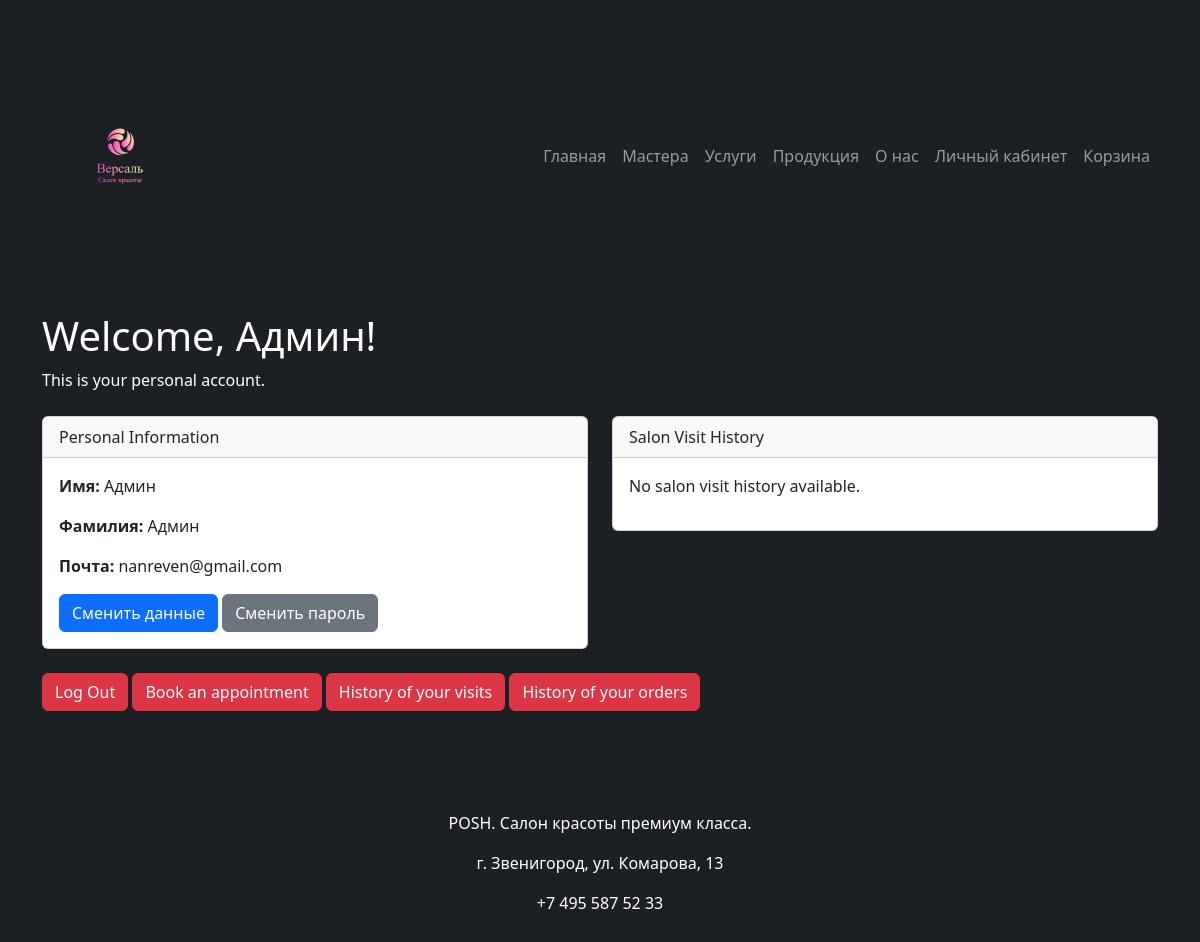
The app's page /account/ (signed in) with its own data.
### masters/models.py (models this page shows, shortened)
class Users(AbstractUser):
    username = None
    email = models.EmailField(verbose_name='Почта', max_length=50, unique=True, db_index=True)
    phone_number = models.CharField(verbose_name='Номер телефона', max_length=20, unique=True)
    is_customer = models.BooleanField(verbose_name='Клиент', default=True, help_text='Уберите отметку, '
                                                                        'если пользователь является сотрудником салона')
    USERNAME_FIELD = 'email'
    REQUIRED_FIELDS = []
    objects = UserManager()
    class Meta:
        verbose_name = 'Пользователь'
        verbose_name_plural = 'Пользователи'

### main/views.py (the view, shortened to what this page needs)
# urls.py: path('account/', views.account, name='account'),
@login_required
def account(request):
    if request.user.is_customer:
        user_bookings = Appointments.objects.filter(user=request.user, date__gte=datetime.datetime.now().date()) \
            .filter(Q(status='1') | Q(status='2')).order_by('-date')
        return render(request, 'main/user_account.html', {'user_bookings': user_bookings})

### main/templates/main/user_account.html (shortened to what this page needs)
{% extends 'main/main_layout.html' %}
{% block content %}
<div class="container">
    <h1 class="text-white">Welcome, {{ user.first_name }}!</h1>
    <p class="text-white">This is your personal account.</p>
    <div class="row mt-4">
        <div class="col-md-6">
            <div class="card">
                <div class="card-header">
                    Personal Information
                </div>
                <div class="card-body">
                    <p><strong>Имя:</strong> {{ user.first_name }}</p>
                    <p><strong>Фамилия:</strong> {{ user.last_name }}</p>
                    <p><strong>Почта:</strong> {{ user.email }}</p>
                    <a href="{% url 'edit_profile' %}" class="btn btn-primary">Сменить данные</a>
                    <a href="{% url 'change_password' %}" class="btn btn-secondary">Сменить пароль</a>
                </div>
            </div>
        </div>
        <div class="col-md-6">
            <div class="card">
                <div class="card-header">
                    Salon Visit History
                </div>
                <div class="card-body">
                    {% if user_bookings %}
                        <ul>
                            {% for booking in user_bookings %}
                                <li>
                                    Date: {{ booking.date }}, Time: {{ booking.time }}, Master: {{ booking.master }}, Service: {{ booking.service }}
                                    <form action="{% url 'cancel_booking' booking.id %}" method="post" style="display: inline;">
                                        {% csrf_token %}
                                        <button type="submit" class="btn btn-danger">Cancel</button>
                                    </form>
                                </li>
                            {% endfor %}
                        </ul>
                    {% else %}
                        <p>No salon visit history available.</p>
                    {% endif %}
                </div>
            </div>
        </div>
    </div>
    <div class="row mt-4">
        <div class="col-md-12">
            <a href="{% url 'logout' %}" class="btn btn-danger">Log Out</a>
            <a href="{% url 'booking' %}" class="btn btn-danger">Book an appointment</a>
            <a href="{% url 'visits_history' %}" class="btn btn-danger">History of your visits</a>
            <a href="{% url 'order_history' %}" class="btn btn-danger">History of your orders</a>
        </div>
    </div>
</div>
{% endblock %}

### main/static/main/css/main_style.css (style rules this page uses)
body { background-color: #1c1f23; }

### records on screen
Users: first_name "Админ", last_name "Админ", email "nanreven@gmail.com"
